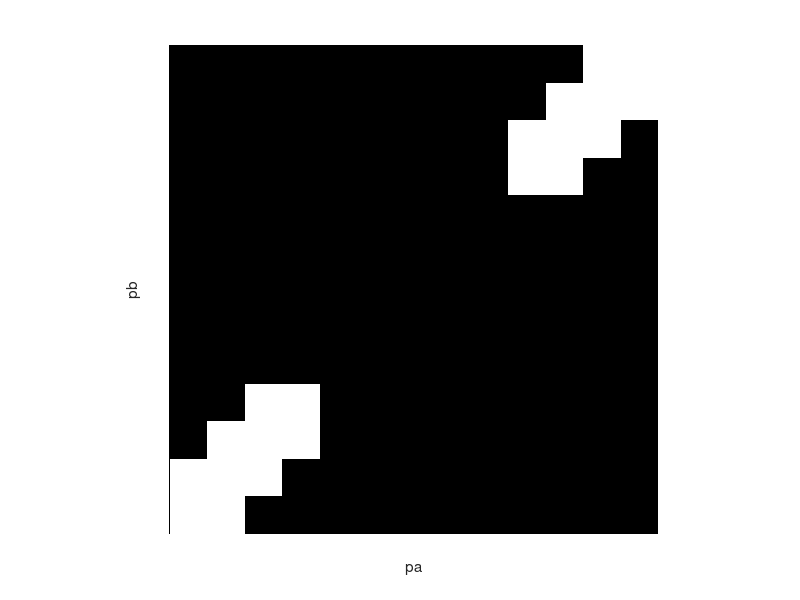

This figure's MATLAB source:
cs = zeros(13, 13);

for a = 1:length(cs)
    for b = 1:length(cs)
        if (a >= 1 && a <= 4) || (a >= 10 && a <= 13)
            if (b >= 1 && b <= 4) || (b >= 10 && b <= 13)
    
                if (b == a + 1) || (a == b) || (b == a - 1)
                    cs(a, b) = 1;
                end
                
            end
        end
    end
end

imshow(cs);
set(gca, 'YDir', 'normal');
xlabel('pa');
ylabel('pb');